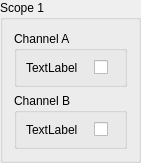
       <widget class="QGroupBox" name="groupBox_5">
        <property name="geometry">
         <rect>
          <x>10</x>
          <y>150</y>
          <width>141</width>
          <height>131</height>
         </rect>
        </property>
        <property name="title">
         <string>Scope 1</string>
        </property>
        <layout class="QVBoxLayout" name="verticalLayout_2">
         <item>
          <widget class="QGroupBox" name="groupBox_6">
           <property name="title">
            <string>Channel A</string>
           </property>
           <layout class="QHBoxLayout" name="horizontalLayout_3" stretch="3,1">
            <item>
             <widget class="QLabel" name="label_3">
              <property name="text">
               <string>TextLabel</string>
              </property>
             </widget>
            </item>
            <item>
             <widget class="QCheckBox" name="checkBox_3">
              <property name="text">
               <string/>
              </property>
             </widget>
            </item>
           </layout>
          </widget>
         </item>
         <item>
          <widget class="QGroupBox" name="groupBox_7">
           <property name="title">
            <string>Channel B</string>
           </property>
           <layout class="QHBoxLayout" name="horizontalLayout_4" stretch="3,1">
            <item>
             <widget class="QLabel" name="label_4">
              <property name="text">
               <string>TextLabel</string>
              </property>
             </widget>
            </item>
            <item>
             <widget class="QCheckBox" name="checkBox_4">
              <property name="text">
               <string/>
              </property>
             </widget>
            </item>
           </layout>
          </widget>
         </item>
        </layout>
       </widget>
